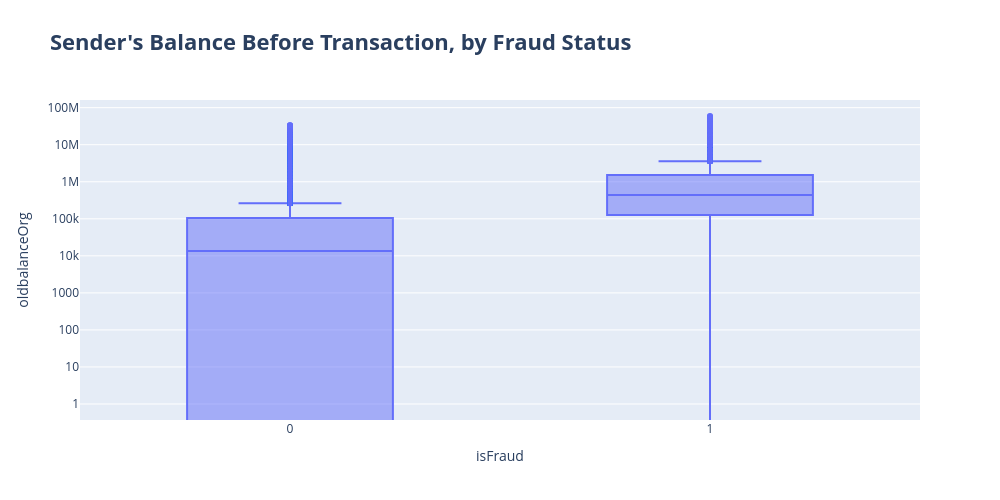

Notebook source saved alongside this figure:
### Code cell
# Sender's Balance Before Transaction, by Fraud Status
fig = px.box(
    df,
    x="isFraud",
    y="oldbalanceOrg",
    title="Sender's Balance Before Transaction, by Fraud Status"
)

fig.update_layout(
    title_font=dict(size=22, weight="bold"),
    width=1000,
    height=500,
    yaxis_type="log"
)

fig.show()

### Figure 1 — Plotly figure (JSON) as saved in the notebook; plotly's stock layout.template omitted (floating-point values rounded to 4 significant figures; data arrays with more than 128 entries replaced by an {"elided": "..."} marker saying what was removed)
{"data": [{"alignmentgroup": "True", "hovertemplate": "isFraud=%{x}<br>oldbalanceOrg=%{y}<extra></extra>", "legendgroup": "", "marker": {"color": "#636efa"}, "name": "", "notched": false, "offsetgroup": "", "orientation": "v", "showlegend": false, "type": "box", "x": {"elided": "58213 int values"}, "x0": " ", "xaxis": "x", "y": {"elided": "58213 float values"}, "y0": " ", "yaxis": "y"}], "layout": {"boxmode": "group", "height": 500, "legend": {"tracegroupgap": 0}, "title": {"font": {"size": 22, "weight": "bold"}, "text": "Sender's Balance Before Transaction, by Fraud Status"}, "width": 1000, "xaxis": {"anchor": "y", "domain": [0, 1], "title": {"text": "isFraud"}}, "yaxis": {"anchor": "x", "domain": [0, 1], "title": {"text": "oldbalanceOrg"}, "type": "log"}}}
